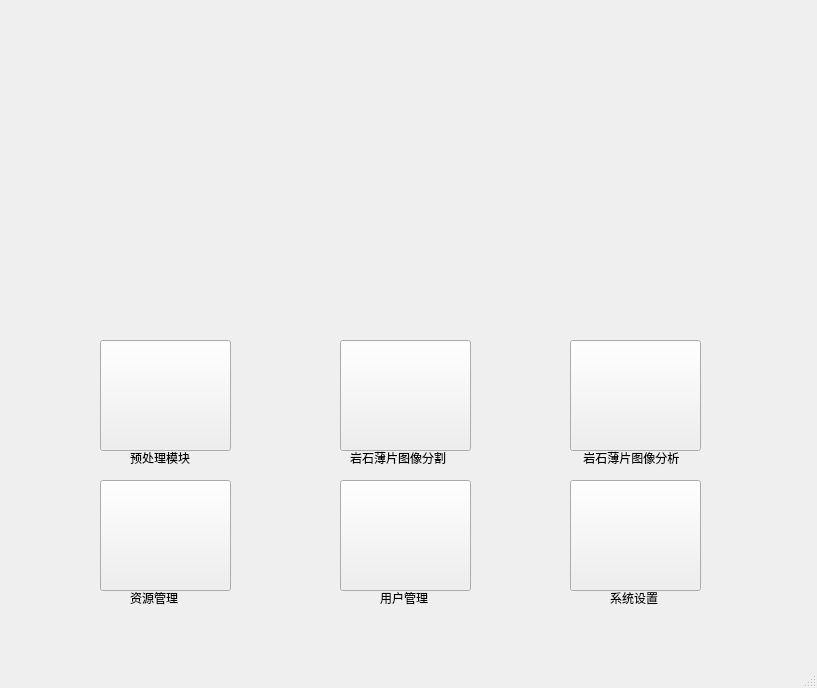
<?xml version="1.0" encoding="UTF-8"?>
<ui version="4.0">
 <class>MainWindow</class>
 <widget class="QMainWindow" name="MainWindow">
  <property name="geometry">
   <rect>
    <x>0</x>
    <y>0</y>
    <width>817</width>
    <height>688</height>
   </rect>
  </property>
  <property name="mouseTracking">
   <bool>true</bool>
  </property>
  <property name="windowTitle">
   <string>MainWindow</string>
  </property>
  <property name="autoFillBackground">
   <bool>false</bool>
  </property>
  <widget class="QWidget" name="centralwidget">
   <widget class="QPushButton" name="btn">
    <property name="geometry">
     <rect>
      <x>100</x>
      <y>340</y>
      <width>131</width>
      <height>111</height>
     </rect>
    </property>
    <property name="cursor">
     <cursorShape>OpenHandCursor</cursorShape>
    </property>
    <property name="text">
     <string/>
    </property>
    <property name="icon">
     <iconset theme="system"/>
    </property>
    <property name="iconSize">
     <size>
      <width>200</width>
      <height>200</height>
     </size>
    </property>
   </widget>
   <widget class="QLabel" name="label">
    <property name="geometry">
     <rect>
      <x>30</x>
      <y>10</y>
      <width>761</width>
      <height>321</height>
     </rect>
    </property>
    <property name="mouseTracking">
     <bool>true</bool>
    </property>
    <property name="text">
     <string/>
    </property>
    <property name="scaledContents">
     <bool>true</bool>
    </property>
   </widget>
   <widget class="QLabel" name="label_2">
    <property name="geometry">
     <rect>
      <x>130</x>
      <y>450</y>
      <width>71</width>
      <height>16</height>
     </rect>
    </property>
    <property name="text">
     <string>预处理模块</string>
    </property>
   </widget>
   <widget class="QLabel" name="label_3">
    <property name="geometry">
     <rect>
      <x>350</x>
      <y>450</y>
      <width>111</width>
      <height>16</height>
     </rect>
    </property>
    <property name="text">
     <string>岩石薄片图像分割</string>
    </property>
   </widget>
   <widget class="QLabel" name="label_4">
    <property name="geometry">
     <rect>
      <x>580</x>
      <y>450</y>
      <width>111</width>
      <height>16</height>
     </rect>
    </property>
    <property name="text">
     <string> 岩石薄片图像分析</string>
    </property>
   </widget>
   <widget class="QLabel" name="label_5">
    <property name="geometry">
     <rect>
      <x>130</x>
      <y>590</y>
      <width>60</width>
      <height>16</height>
     </rect>
    </property>
    <property name="text">
     <string>资源管理</string>
    </property>
   </widget>
   <widget class="QLabel" name="label_6">
    <property name="geometry">
     <rect>
      <x>380</x>
      <y>590</y>
      <width>60</width>
      <height>16</height>
     </rect>
    </property>
    <property name="text">
     <string>用户管理</string>
    </property>
   </widget>
   <widget class="QLabel" name="label_7">
    <property name="geometry">
     <rect>
      <x>610</x>
      <y>590</y>
      <width>60</width>
      <height>16</height>
     </rect>
    </property>
    <property name="text">
     <string>系统设置</string>
    </property>
   </widget>
   <widget class="QPushButton" name="btn2">
    <property name="geometry">
     <rect>
      <x>340</x>
      <y>340</y>
      <width>131</width>
      <height>111</height>
     </rect>
    </property>
    <property name="cursor">
     <cursorShape>OpenHandCursor</cursorShape>
    </property>
    <property name="text">
     <string/>
    </property>
    <property name="icon">
     <iconset theme="system">
      <normaloff>.</normaloff>.</iconset>
    </property>
    <property name="iconSize">
     <size>
      <width>200</width>
      <height>200</height>
     </size>
    </property>
   </widget>
   <widget class="QPushButton" name="btn3">
    <property name="geometry">
     <rect>
      <x>570</x>
      <y>340</y>
      <width>131</width>
      <height>111</height>
     </rect>
    </property>
    <property name="cursor">
     <cursorShape>OpenHandCursor</cursorShape>
    </property>
    <property name="text">
     <string/>
    </property>
    <property name="icon">
     <iconset theme="system">
      <normaloff>.</normaloff>.</iconset>
    </property>
    <property name="iconSize">
     <size>
      <width>200</width>
      <height>200</height>
     </size>
    </property>
   </widget>
   <widget class="QPushButton" name="btn4">
    <property name="geometry">
     <rect>
      <x>100</x>
      <y>480</y>
      <width>131</width>
      <height>111</height>
     </rect>
    </property>
    <property name="cursor">
     <cursorShape>OpenHandCursor</cursorShape>
    </property>
    <property name="text">
     <string/>
    </property>
    <property name="icon">
     <iconset theme="system">
      <normaloff>.</normaloff>.</iconset>
    </property>
    <property name="iconSize">
     <size>
      <width>200</width>
      <height>200</height>
     </size>
    </property>
   </widget>
   <widget class="QPushButton" name="btn5">
    <property name="geometry">
     <rect>
      <x>340</x>
      <y>480</y>
      <width>131</width>
      <height>111</height>
     </rect>
    </property>
    <property name="cursor">
     <cursorShape>OpenHandCursor</cursorShape>
    </property>
    <property name="text">
     <string/>
    </property>
    <property name="icon">
     <iconset theme="system">
      <normaloff>.</normaloff>.</iconset>
    </property>
    <property name="iconSize">
     <size>
      <width>200</width>
      <height>200</height>
     </size>
    </property>
   </widget>
   <widget class="QPushButton" name="btn6">
    <property name="geometry">
     <rect>
      <x>570</x>
      <y>480</y>
      <width>131</width>
      <height>111</height>
     </rect>
    </property>
    <property name="cursor">
     <cursorShape>OpenHandCursor</cursorShape>
    </property>
    <property name="text">
     <string/>
    </property>
    <property name="icon">
     <iconset theme="system">
      <normaloff>.</normaloff>.</iconset>
    </property>
    <property name="iconSize">
     <size>
      <width>200</width>
      <height>200</height>
     </size>
    </property>
   </widget>
  </widget>
  <widget class="QMenuBar" name="menubar">
   <property name="geometry">
    <rect>
     <x>0</x>
     <y>0</y>
     <width>817</width>
     <height>24</height>
    </rect>
   </property>
  </widget>
  <widget class="QStatusBar" name="statusbar"/>
 </widget>
 <resources/>
 <connections/>
</ui>
